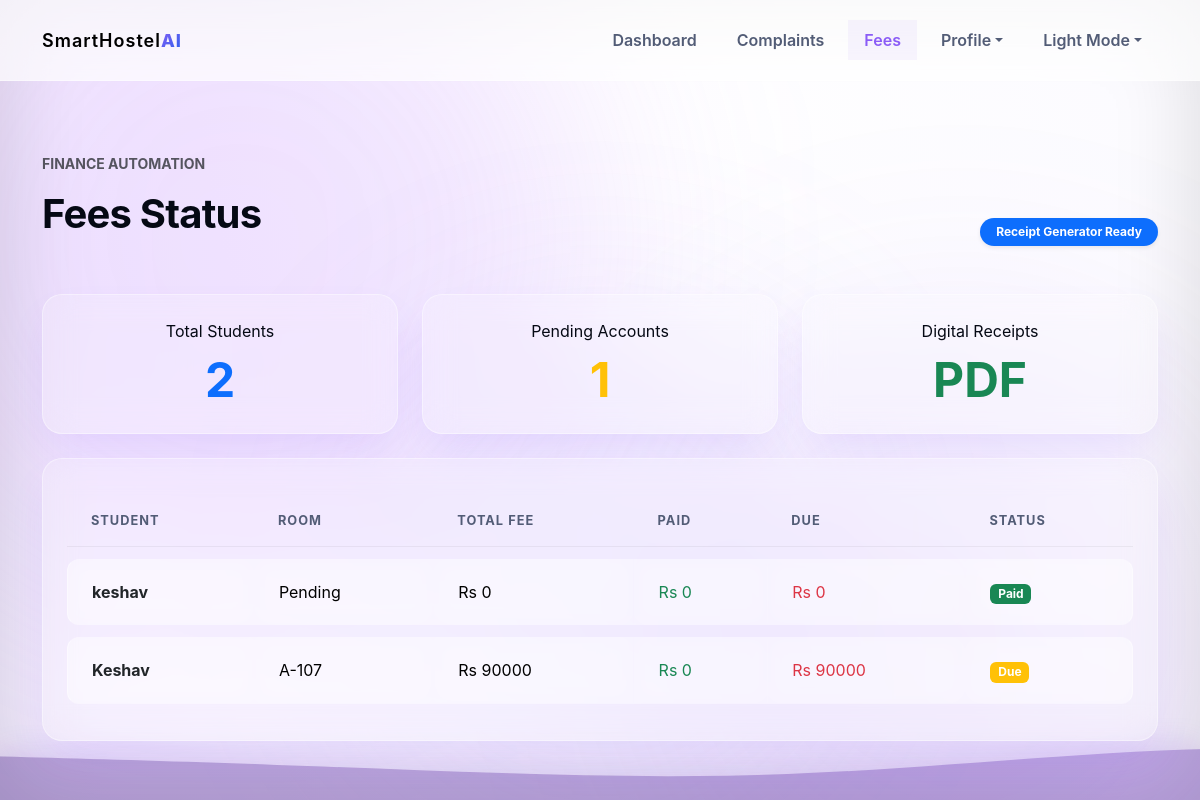
/fees (signed in), run on an earlier commit of the app's database.
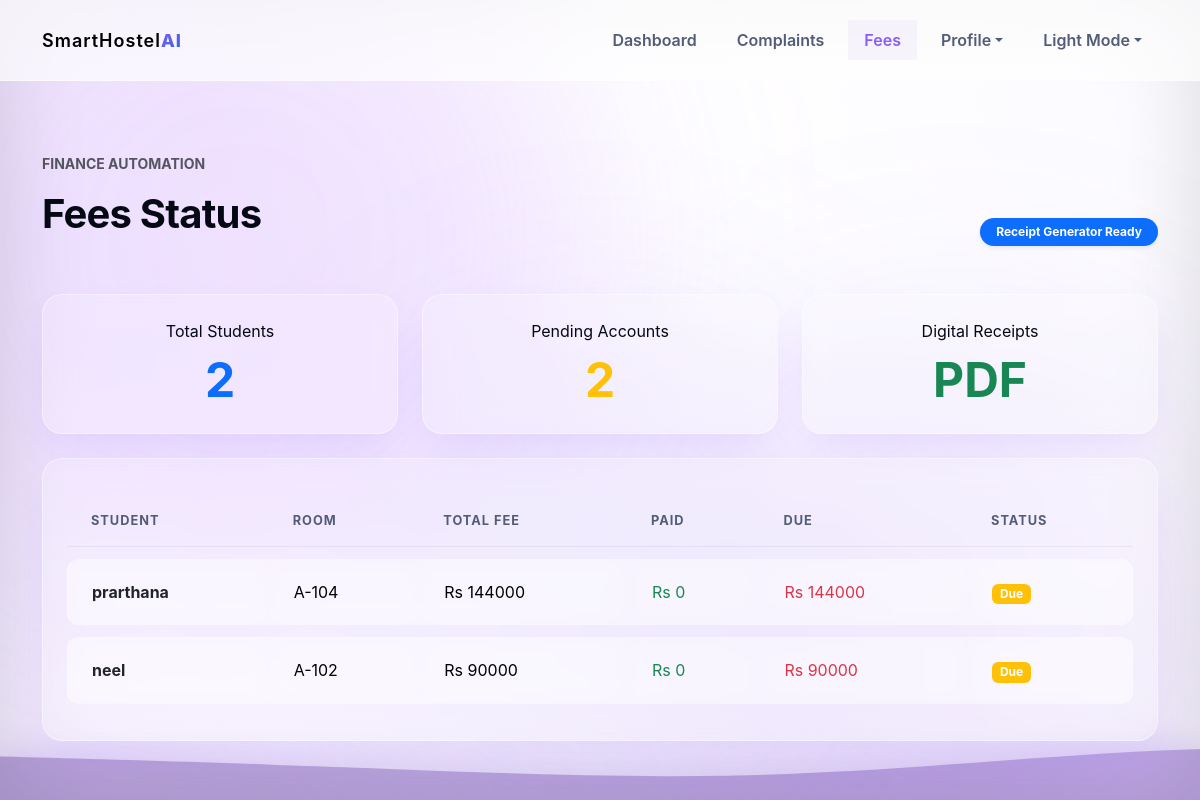
And on a later commit of the database.
### tables this page shows
CREATE TABLE students (
                id INTEGER PRIMARY KEY AUTOINCREMENT,
                email TEXT UNIQUE NOT NULL,
                password TEXT NOT NULL,
                phone TEXT,
                dob TEXT NOT NULL,
                gender TEXT NOT NULL,
                degree TEXT NOT NULL
            );

CREATE TABLE users (
                id INTEGER PRIMARY KEY AUTOINCREMENT,
                email TEXT UNIQUE NOT NULL,
                name TEXT NOT NULL,
                role TEXT NOT NULL,
                password TEXT NOT NULL,
                failed_attempts INTEGER DEFAULT 0
            );

### app.py (the view)
@app.route("/fees")
@login_required()
def fees_page():
    fee_records = []
    with get_db() as db:
        params = []
        gender_filter = ""
        if session.get("role") == "admin":
            scope = get_admin_scope(session["user_email"])
            if scope["gender"]:
                gender_filter = "WHERE s.gender = ?"
                params.append(scope["gender"])
        elif session.get("role") == "student":
            gender_filter = "WHERE s.email = ?"
            params.append(session["user_email"])
        students = db.execute(f"""
            SELECT u.name, s.email, s.gender
            FROM students s
            JOIN users u ON s.email = u.email
            {gender_filter}
        """, params).fetchall()
        allocations = {row["student_email"]: row for row in db.execute("SELECT a.student_email, r.block, r.floor, r.room_number, r.type FROM allocations a JOIN rooms r ON a.room_id = r.id").fetchall()}
    for student in students:
        email = student["email"]
        alloc = allocations.get(email)
        amount = fee_amount_for_room(alloc["type"]) if alloc else 0
        paid = 30000 if email == "student@smarthostel.ai" else 0
        fee_records.append(
            {
                "email": email,
                "name": student["name"],
                "room": f"{alloc['block']}-{alloc['room_number']}" if alloc else "Pending",
                "amount": amount,
                "paid": paid,
                "due": amount - paid,
                "status": "Paid" if paid == amount else ("Partial" if paid else "Due"),
            }
        )
    return render_template("fees.html", fee_records=fee_records)

### app.py (called while the page is built)
@app.context_processor
def inject_asset_version():
    return {"asset_version": os.getenv("RENDER_GIT_COMMIT", datetime.now().strftime("%Y%m%d%H%M"))}

@app.after_request
def add_no_cache_headers(response):
    if request.endpoint == "static":
        response.headers["Cache-Control"] = "no-store, no-cache, must-revalidate, max-age=0"
    return response

def get_db():
    db = sqlite3.connect(DATABASE, detect_types=sqlite3.PARSE_DECLTYPES)
    db.row_factory = sqlite3.Row
    return db

def get_admin_scope(email):
    if email == "maleadmin@hostel.com":
        return {"block": "A", "gender": "Male", "label": "Male Admin Dashboard", "audience": "Boys Hostel"}
    if email == "femaleadmin@hostel.com":
        return {"block": "B", "gender": "Female", "label": "Female Admin Dashboard", "audience": "Girls Hostel"}
    return {"block": None, "gender": None, "label": "Chief Admin Dashboard", "audience": "All Hostels"}

def fee_amount_for_room(room_type):
    if not room_type:
        return 0
    if "Single" in room_type or "1 Sharing" in room_type:
        return 144000
    if "2 Sharing" in room_type:
        return 90000
    if "3 Sharing" in room_type:
        return 80000
    if "4 Sharing" in room_type:
        return 70000
    return 0

def login_required(role=None):
    def decorator(view):
        @wraps(view)
        def wrapped_view(*args, **kwargs):
            if "user_email" not in session:
                flash("Please login to continue.", "warning")
                return redirect(url_for("login"))
            if role and session.get("role") != role:
                flash("You do not have permission to access that page.", "danger")
                return redirect(url_for("dashboard"))
            return view(*args, **kwargs)
        return wrapped_view
    return decorator

### templates/fees.html (shortened to what this page needs)
{% extends "base.html" %}
{% block content %}
<section class="dashboard py-5">
  <div class="container">
    <div class="d-flex flex-wrap justify-content-between align-items-end gap-3 mb-5">
      <div>
        <p class="text-muted fw-bold text-uppercase small tracking-wide">Finance Automation</p>
        <h1 class="h1 fw-bold" id="fees-title"></h1>
      </div>
      <span class="badge bg-primary px-3 py-2 rounded-pill shadow-sm">Receipt Generator Ready</span>
    </div>
    {% if session.get('role') == 'admin' %}
      <div class="row g-4 mb-4">
        <div class="col-md-4 reveal reveal-delay-1">
          <div class="glass-panel p-4 text-center">
            <span>Total Students</span>
            <strong class="d-block display-5 text-primary fw-bold mt-2">{{ fee_records|length }}</strong>
          </div>
        </div>
        <div class="col-md-4 reveal reveal-delay-2">
          <div class="glass-panel p-4 text-center">
            <span>Pending Accounts</span>
            <strong class="d-block display-5 text-warning fw-bold mt-2">{{ fee_records|selectattr("due", "gt", 0)|list|length }}</strong>
          </div>
        </div>
        <div class="col-md-4 reveal reveal-delay-3">
          <div class="glass-panel p-4 text-center">
            <span>Digital Receipts</span>
            <strong class="d-block display-5 text-success fw-bold mt-2">PDF</strong>
          </div>
        </div>
      </div>
      <div class="glass-panel p-4 reveal reveal-delay-4">
        <div class="table-responsive">
          <table class="table table-premium align-middle mb-0">
            <thead>
              <tr>
                <th>Student</th>
                <th>Room</th>
                <th>Total Fee</th>
                <th>Paid</th>
                <th>Due</th>
                <th>Status</th>
              </tr>
            </thead>
            <tbody>
              {% for record in fee_records %}
                <tr>
                  <td><strong class="text-dark">{{ record.name }}</strong></td>
                  <td>{{ record.room }}</td>
                  <td>Rs {{ record.amount }}</td>
                  <td class="text-success">Rs {{ record.paid }}</td>
                  <td class="text-danger">Rs {{ record.due }}</td>
                  <td><span class="badge {{ 'bg-success' if record.status == 'Paid' else 'bg-warning' }}">{{ record.status }}</span></td>
                </tr>
              {% else %}
                <tr><td colspan="6" class="text-center text-muted py-4">No fee records found.</td></tr>
              {% endfor %}
            </tbody>
          </table>
        </div>
      </div>
    {% endif %}
  </div>
</section>
{% endblock %}

### templates/base.html (shortened to what this page needs)
<!doctype html>
<html lang="en">
  <head>
    <link href="{{ url_for('static', filename='vendor/bootstrap/bootstrap.min.css', v=asset_version) }}" rel="stylesheet">
    <link rel="stylesheet" href="{{ url_for('static', filename='css/style.css', v=asset_version) }}">
  </head>
  <body>
    <div class="bg-blobs">
      <div class="blob blob-1"></div>
      <div class="blob blob-2"></div>
      <div class="blob blob-3"></div>
    </div>
    <nav class="navbar navbar-expand-lg sticky-top">
      <div class="container">
        <a class="navbar-brand brand-container" href="{{ url_for('index') }}">
          <span class="brand-text">SmartHostel</span><span class="brand-ai">AI</span>
        </a>
        <div class="collapse navbar-collapse" id="navMenu">
          <div class="navbar-nav ms-auto gap-2">
            {% if session.get("user_email") %}
              {% if session.get("role") == "student" %}
                <a class="nav-link {% if request.endpoint == 'student_dashboard' %}active{% endif %}" href="{{ url_for('student_dashboard') }}">Dashboard</a>
                <div class="nav-item dropdown">
                  <a class="nav-link dropdown-toggle {% if request.endpoint in ['notice_board_page', 'room_change_page', 'complaints_page', 'fees_page'] %}active{% endif %}" href="#" data-bs-toggle="dropdown">Services</a>
                  <div class="dropdown-menu">
                    <a class="dropdown-item {% if request.endpoint == 'room_pass_page' %}active{% endif %}" href="{{ url_for('room_pass_page') }}">Room Pass</a>
                    <a class="dropdown-item {% if request.endpoint == 'notice_board_page' %}active{% endif %}" href="{{ url_for('notice_board_page') }}">Notice Board</a>
                    <a class="dropdown-item {% if request.endpoint == 'room_change_page' %}active{% endif %}" href="{{ url_for('room_change_page') }}">Room Change Request</a>
                    <a class="dropdown-item {% if request.endpoint == 'complaints_page' %}active{% endif %}" href="{{ url_for('complaints_page') }}">Complaints</a>
                    <a class="dropdown-item {% if request.endpoint == 'fees_page' %}active{% endif %}" href="{{ url_for('fees_page') }}">Fees</a>
                  </div>
                </div>
                <div class="nav-item dropdown">
                  <a class="nav-link dropdown-toggle" href="#" data-bs-toggle="dropdown">Profile</a>
                  <div class="dropdown-menu dropdown-menu-end">
                    <a class="dropdown-item text-danger" href="{{ url_for('logout') }}">Logout</a>
                  </div>
                </div>
              {% else %}
                <a class="nav-link {% if request.endpoint == 'admin_dashboard' %}active{% endif %}" href="{{ url_for('admin_dashboard') }}">Dashboard</a>
                <a class="nav-link {% if request.endpoint == 'complaints_page' %}active{% endif %}" href="{{ url_for('complaints_page') }}">Complaints</a>
                <a class="nav-link {% if request.endpoint == 'fees_page' %}active{% endif %}" href="{{ url_for('fees_page') }}">Fees</a>
                <div class="nav-item dropdown">
                  <a class="nav-link dropdown-toggle" href="#" data-bs-toggle="dropdown">Profile</a>
                </div>
              {% endif %}
              <div class="nav-item dropdown">
                <a class="nav-link dropdown-toggle" href="#" data-bs-toggle="dropdown" id="theme-dropdown">Mode</a>
              </div>
            {% endif %}
          </div>
        </div>
      </div>
    </nav>
    <main>
      <div class="container pt-4">
      </div>
      {% block content %}{% endblock %}
    </main>
    <div class="liquid-wave-container">
    </div>
    <div class="vignette-overlay"></div>
  </body>
</html>

What changed in the data, as far as the page shows it:
removed students: name "Keshav", room "A-107", amount "90000", paid "0", due "90000", status "Due"
changed students: name "keshav" → "prarthana"; room "Pending" → "A-104"; amount "0" → "144000"; due "0" → "144000"; status "Paid" → "Due"
added students: name "neel", room "A-102", amount "90000", paid "0", due "90000", status "Due"
Also different on the page:
{{ fee_records|selectattr("due", "gt", 0)|list|length }}: "1" → "2"
